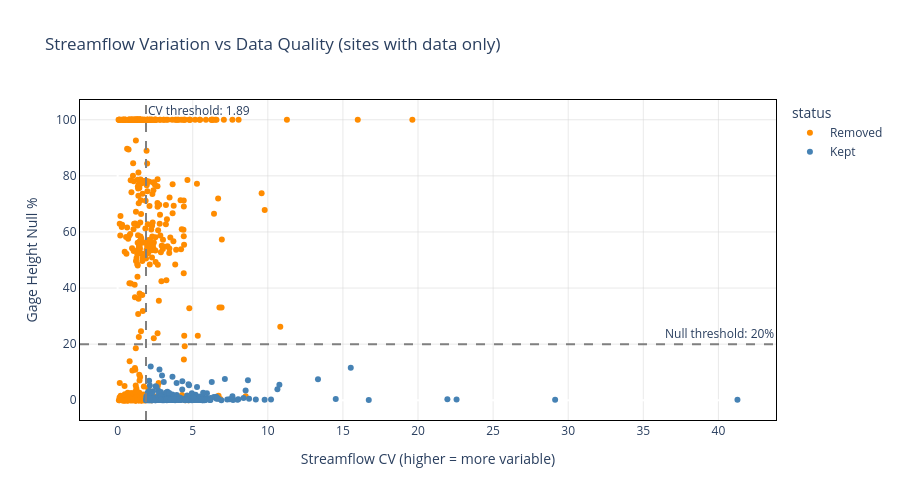

Notebook code for this chart:
### Code cell
# Scatter: CV vs Null Rate (shows filtering logic)
# Only show sites that have streamflow data (non-null CV)
scatter_data = all_sites_pd.copy()

fig = px.scatter(
    scatter_data,
    x="streamflow_cv", y="gage_height_null_pct",
    color="status",
    color_discrete_map={"Kept": "steelblue", "Removed": "darkorange"},
    hover_name="station_name",
    hover_data=["site_id"],
    title="Streamflow Variation vs Data Quality (sites with data only)",
    labels={"streamflow_cv": "Streamflow CV (higher = more variable)",
            "gage_height_null_pct": "Gage Height Null %"},
)
fig.add_vline(x=CV_THRESHOLD, line_dash="dash", line_color="gray",
              annotation_text=f"CV threshold: {CV_THRESHOLD:.2f}")
fig.add_hline(y=NULL_THRESHOLD, line_dash="dash", line_color="gray",
              annotation_text=f"Null threshold: {NULL_THRESHOLD}%")
fig.update_layout(
    plot_bgcolor="white",
    paper_bgcolor="white",
    height=500,
)
fig.update_xaxes(showline=True, linecolor="black", linewidth=1, mirror=True,
                 showgrid=True, gridcolor="lightgrey", gridwidth=0.5)
fig.update_yaxes(showline=True, linecolor="black", linewidth=1, mirror=True,
                 showgrid=True, gridcolor="lightgrey", gridwidth=0.5)
fig.show()

fig.write_html("sacha_quality_scatter.html")

### Figure 1 — Plotly figure (JSON) as saved in the notebook; plotly's stock layout.template omitted (floating-point values rounded to 4 significant figures; data arrays with more than 128 entries replaced by an {"elided": "..."} marker saying what was removed)
{"data": [{"customdata": {"elided": "671x1 str values"}, "hovertemplate": "<b>%{hovertext}</b><br><br>status=Removed<br>Streamflow CV (higher = more variable)=%{x}<br>Gage Height Null %=%{y}<br>site_id=%{customdata[0]}<extra></extra>", "hovertext": {"elided": "671 str values"}, "legendgroup": "Removed", "marker": {"color": "darkorange", "symbol": "circle"}, "mode": "markers", "name": "Removed", "orientation": "v", "showlegend": true, "type": "scatter", "x": {"elided": "671 float values"}, "xaxis": "x", "y": {"elided": "671 float values"}, "yaxis": "y"}, {"customdata": {"elided": "266x1 str values"}, "hovertemplate": "<b>%{hovertext}</b><br><br>status=Kept<br>Streamflow CV (higher = more variable)=%{x}<br>Gage Height Null %=%{y}<br>site_id=%{customdata[0]}<extra></extra>", "hovertext": {"elided": "266 str values"}, "legendgroup": "Kept", "marker": {"color": "steelblue", "symbol": "circle"}, "mode": "markers", "name": "Kept", "orientation": "v", "showlegend": true, "type": "scatter", "x": {"elided": "266 float values"}, "xaxis": "x", "y": {"elided": "266 float values"}, "yaxis": "y"}], "layout": {"annotations": [{"showarrow": false, "text": "CV threshold: 1.89", "x": 1.89, "xanchor": "left", "xref": "x", "y": 1, "yanchor": "top", "yref": "y domain"}, {"showarrow": false, "text": "Null threshold: 20%", "x": 1, "xanchor": "right", "xref": "x domain", "y": 20, "yanchor": "bottom", "yref": "y"}], "height": 500, "legend": {"title": {"text": "status"}, "tracegroupgap": 0}, "paper_bgcolor": "white", "plot_bgcolor": "white", "shapes": [{"line": {"color": "gray", "dash": "dash"}, "type": "line", "x0": 1.89, "x1": 1.89, "xref": "x", "y0": 0, "y1": 1, "yref": "y domain"}, {"line": {"color": "gray", "dash": "dash"}, "type": "line", "x0": 0, "x1": 1, "xref": "x domain", "y0": 20, "y1": 20, "yref": "y"}], "title": {"text": "Streamflow Variation vs Data Quality (sites with data only)"}, "xaxis": {"anchor": "y", "domain": [0, 1], "gridcolor": "lightgrey", "gridwidth": 0.5, "linecolor": "black", "linewidth": 1, "mirror": true, "showgrid": true, "showline": true, "title": {"text": "Streamflow CV (higher = more variable)"}}, "yaxis": {"anchor": "x", "domain": [0, 1], "gridcolor": "lightgrey", "gridwidth": 0.5, "linecolor": "black", "linewidth": 1, "mirror": true, "showgrid": true, "showline": true, "title": {"text": "Gage Height Null %"}}}}
